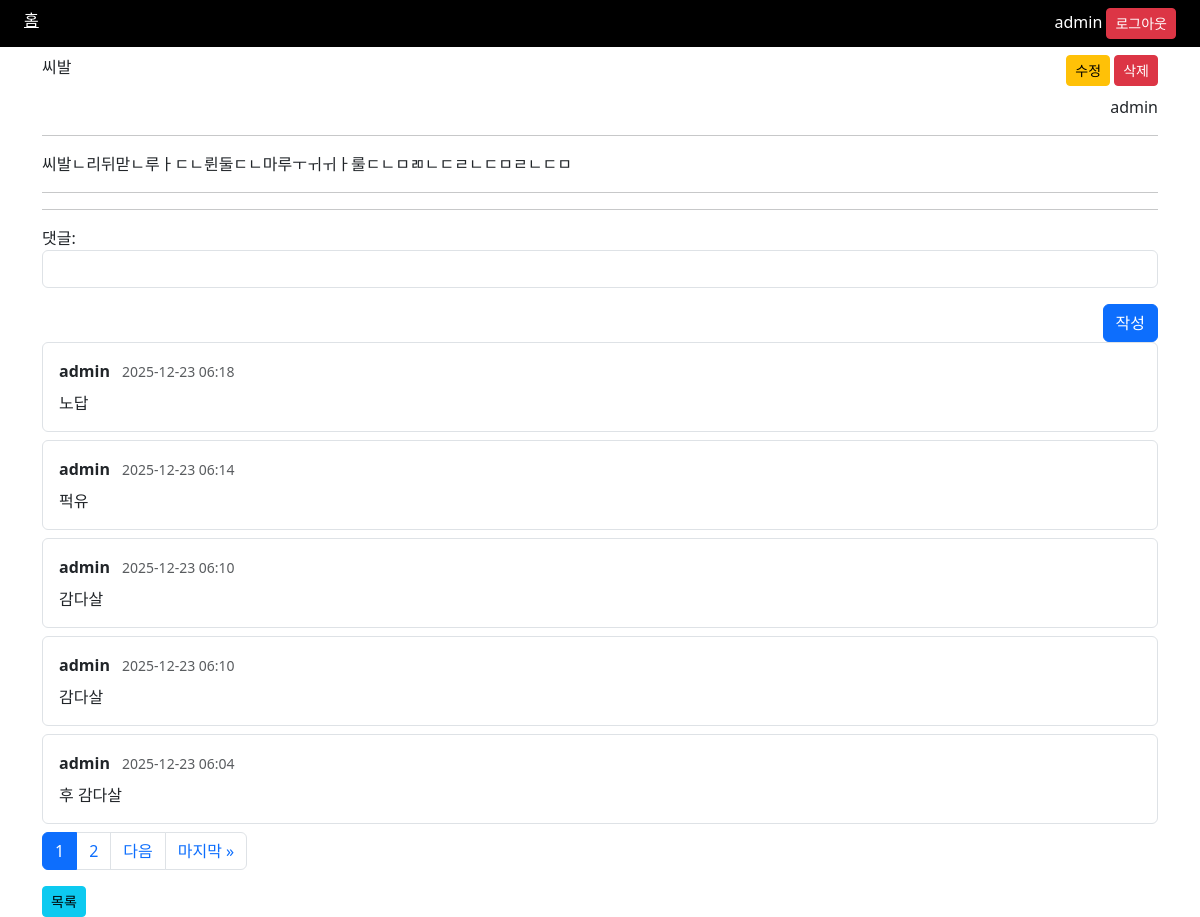
Page /53/ (signed in) on the earlier database version.
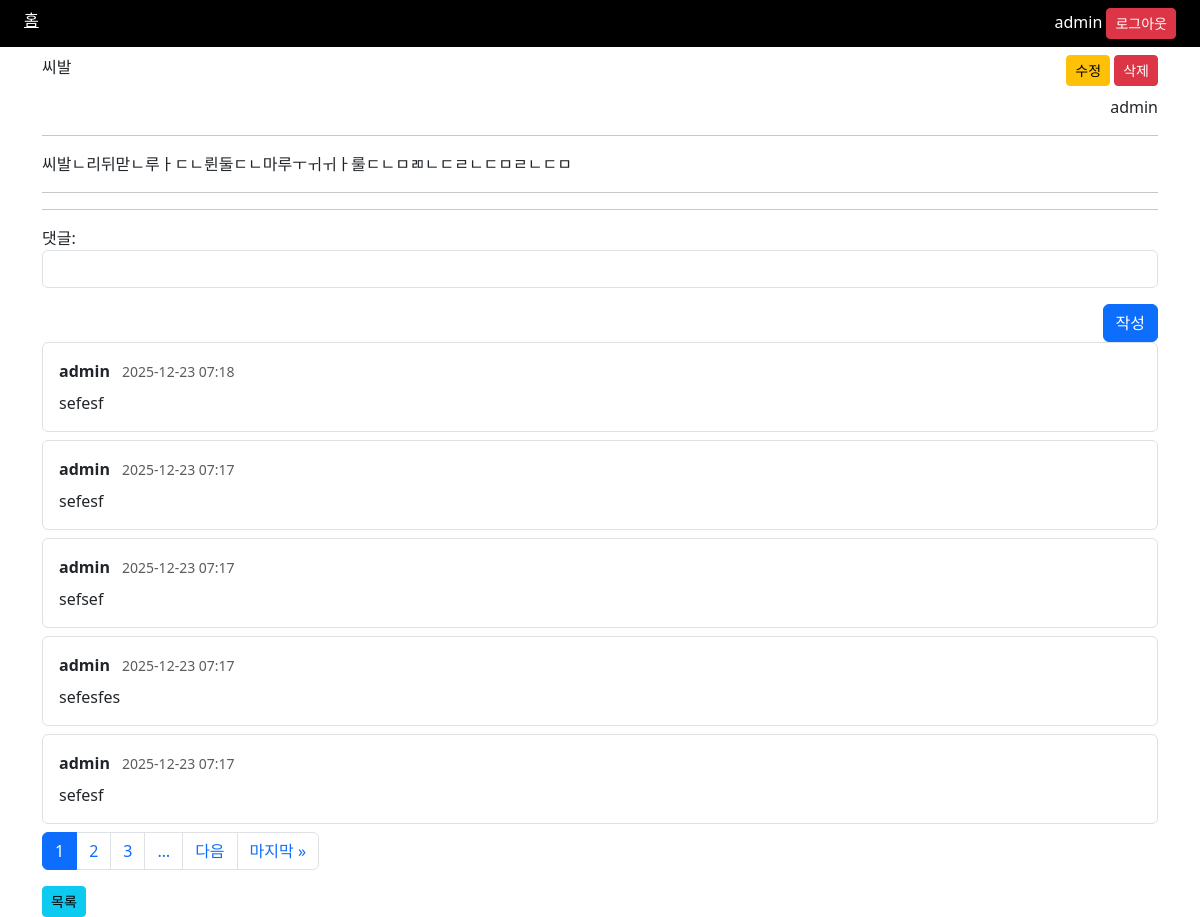
Same page on the later database version.
### blog/models.py (models this page shows, shortened)
class Comment(TimestampModel):
    blog = models.ForeignKey(Blog, on_delete=models.CASCADE)
    content = models.CharField('본문', max_length=255)
    author = models.ForeignKey(User, on_delete=models.CASCADE)
    class Meta:
        verbose_name = '댓글'
        verbose_name_plural = '댓글 목록'
    ...

### blog/cb_views.py (the view, shortened to what this page needs)
# urls.py: path('<int:id>/', cb_views.BlogDetailView.as_view(), name='detail'),
class BlogDetailView(ListView):
    model = Comment
    template_name = 'blog_detail.html'
    paginate_by = 5
    pk_url_kwarg = 'id'
    def get(self, request, *args, **kwargs):
        self.object = get_object_or_404(Blog, id=kwargs.get('id'))
        return super().get(request, *args, **kwargs)
    def get_queryset(self):
        return self.model.objects.filter(blog=self.object).order_by("-id").select_related('author')
    def get_context_data(self, **kwargs):
        context = super().get_context_data(**kwargs)
        context['comment_form'] = CommentForm()
        context['blog'] = self.object
        return context

### blog/forms.py
class CommentForm(forms.ModelForm):
    class Meta:
        model = Comment
        fields = ('content',)
        widgets = {
            'content' : forms.TextInput(attrs={'class' : 'form-control'})
        }
        labels = {
            'content' : '댓글'
        }

### templates/blog_detail.html (shortened to what this page needs)
{% extends 'base.html' %}
{% block content %}
    <div class="mt-2 d-flex justify-content-between">
        <p>{{ blog.title }}</p>
        {% if request.user == blog.author %}
            <div>
                <a class="btn btn-sm btn-warning" href="{% url 'blog:update' blog.pk %}">수정</a>
                <form action="{% url 'blog:delete' blog.pk %}" method="post" style="display:inline-block;">
                    <button class="btn btn-sm btn-danger">삭제</button>
                </form>
            </div>
        {% endif %}
    </div>
    <div style="text-align: right">{{ blog.author.username }}</div>
    <hr>
    <p>{{ blog.content }}</p>
    <hr>
    <hr>
    {% if request.user.is_authenticated %}
        <form method="POST">
            {{ comment_form.as_p }}
            <div class="text-end">
                <button class="btn btn-primary">작성</button>
            </div>
        </form>
        {% for c in object_list %}
          <div class="border rounded p-3 mb-2">
            <div class="d-flex justify-content-between">
              <div>
                <strong>{{ c.author.username }}</strong>
                <small class="text-muted ms-2">{{ c.created_at|date:"Y-m-d H:i" }}</small>
              </div>
            </div>
            <div class="mt-2">
              {{ c.content|linebreaksbr }}
            </div>
          </div>
        {% empty %}
          <p class="text-muted">첫 댓글을 남겨보세요.</p>
        {% endfor %}
    {% endif %}
    {% include 'pagination.html' %}
    <a class="btn btn-sm btn-info" href="{% url 'blog:list' %}">목록</a>
{% endblock %}

Differences in the rows shown:
no longer on this page (row unchanged): Comment: author.username "admin", created_at "2025-12-23 06:18", content "노답"
no longer on this page (row unchanged): Comment: author.username "admin", created_at "2025-12-23 06:14", content "퍽유"
no longer on this page (row unchanged): Comment: author.username "admin", created_at "2025-12-23 06:10", content "감다살"
no longer on this page (row unchanged): Comment: author.username "admin", created_at "2025-12-23 06:10", content "감다살"
no longer on this page (row unchanged): Comment: author.username "admin", created_at "2025-12-23 06:04", content "후 감다살"
added Comment: author.username "admin", created_at "2025-12-23 07:18", content "sefesf"
added Comment: author.username "admin", created_at "2025-12-23 07:17", content "sefesf"
added Comment: author.username "admin", created_at "2025-12-23 07:17", content "sefsef"
added Comment: author.username "admin", created_at "2025-12-23 07:17", content "sefesfes"
added Comment: author.username "admin", created_at "2025-12-23 07:17", content "sefesf"
Other differences:
new list line: "3"
